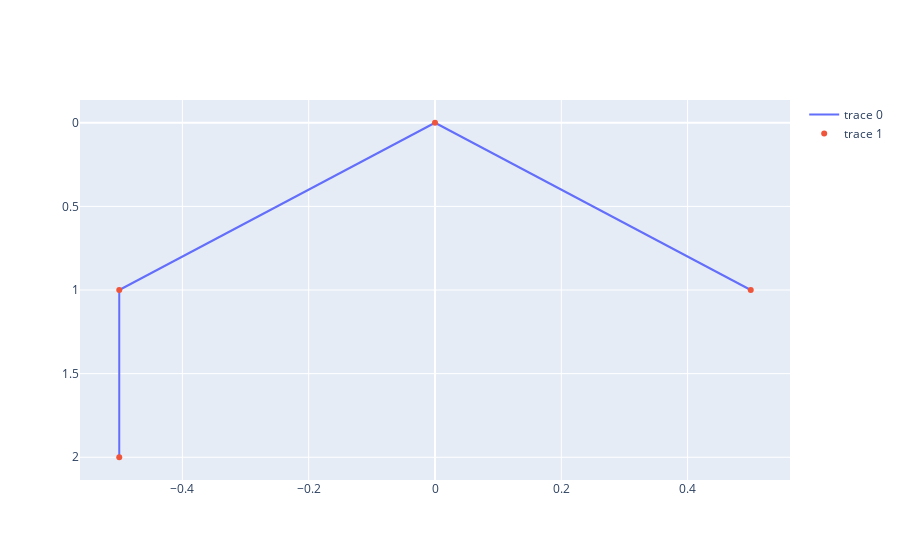

Notebook cell for this chart:
### Code cell
root = Node()
child1 = Node(root)
child2 = Node(root)
root.children = [child1, child2]
grandchild = Node(child1)
child1.children = [grandchild]


tp = TreePlot(root)
tp.create_tree()

### Figure 1 — Plotly figure (JSON) as saved in the notebook; plotly's stock layout.template omitted (floating-point values rounded to 4 significant figures)
{"data": [{"mode": "lines", "type": "scatter", "x": [0, -0.5, null, -0.5, -0.5, null, 0, 0.5, null], "y": [0, 1, null, 1, 2, null, 0, 1, null]}, {"mode": "markers", "type": "scatter", "x": [0, -0.5, -0.5, 0.5], "y": [0, 1, 2, 1]}], "layout": {"yaxis": {"autorange": "reversed"}}}
